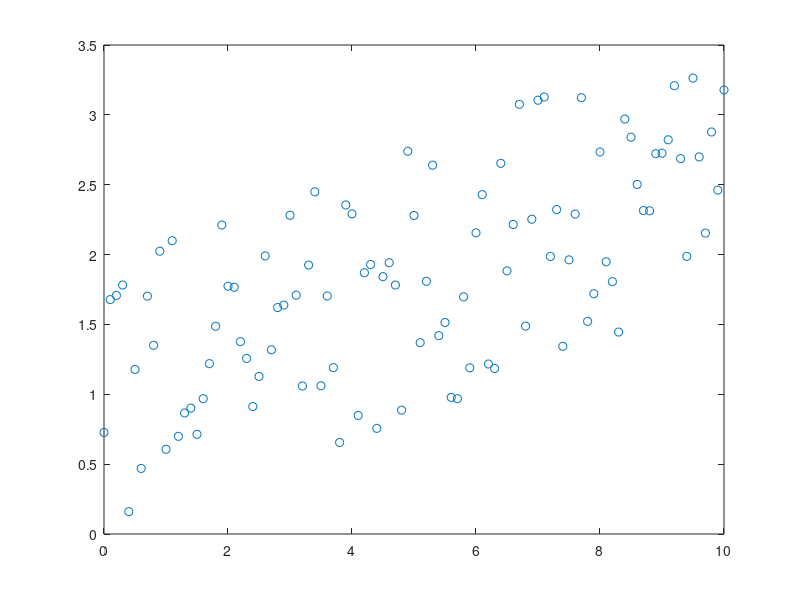

Recreate this plot in MATLAB. (Note: this script raises an error after producing the figure.)
%
%
%
%
%
%
%

b = rand();
a = rand();
c = rand();

X = [0 : 0.1 : 10];
Yd = a*X + c + (rand(1, size(X, 2)) * 2 - 1);

figure(1);
plot(X, Yd, 'o');

W = rand(1, size(X,1)) * 2 - 1;

maxepocas = 30;
tol = 0;
alfa = 0.01;

[ W, b, erroEpoca] = treina_adaline(W,b,X,Yd,alfa,maxepocas,tol);

figure(2);
plot(erroEpoca);
title('SEQ x �poca');
xlabel('�poca');
ylabel('SEQ');

%Gerar novo vetor X
Xs = [0 : 0.1 : 10];
Ys = yadaline(W, b, Xs);

figure(3);
hold on
plot(Xs, Ys, '-');
title('Gera��o de dados e aprendizado Adaline');
xlabel('X');
ylabel('Y');
legend({'Dados', 'Fun��o aprendida'});